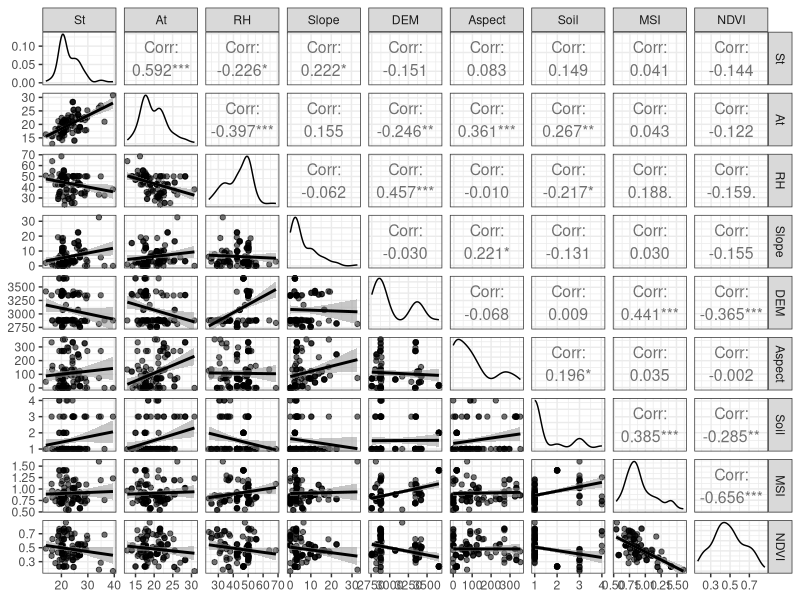
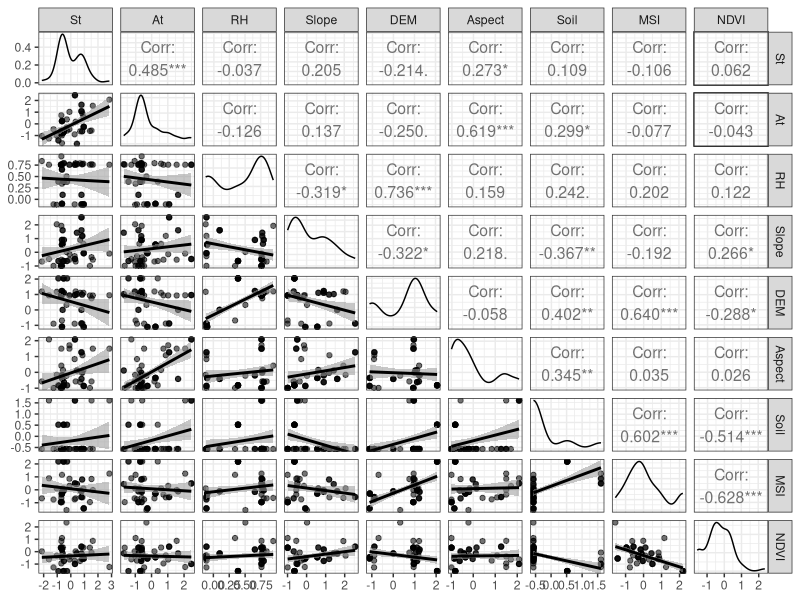
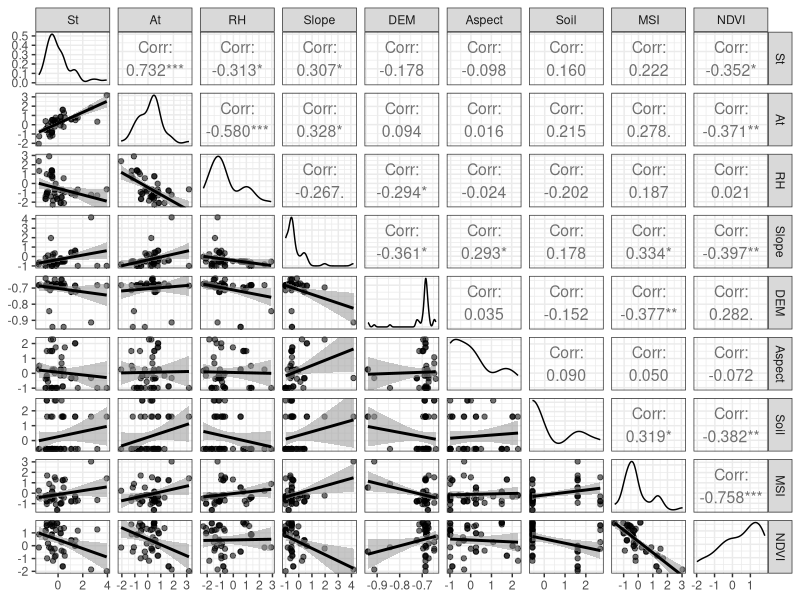
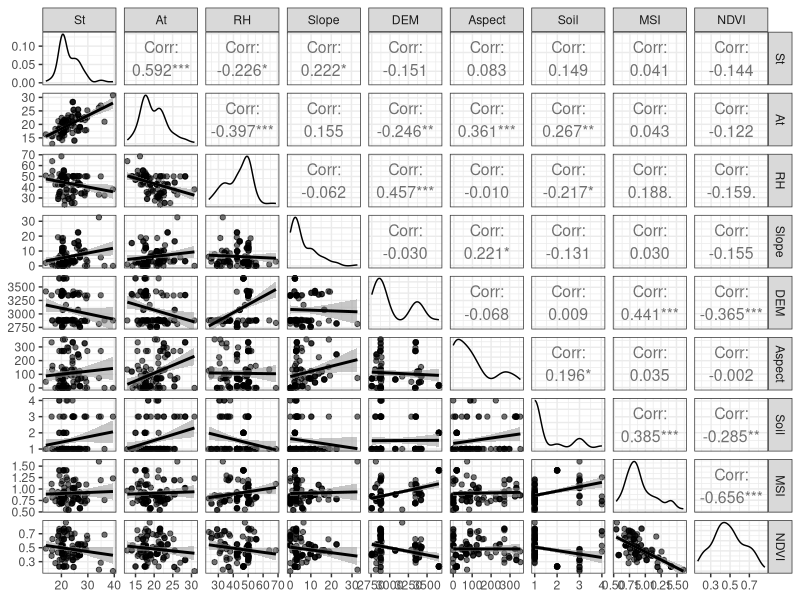
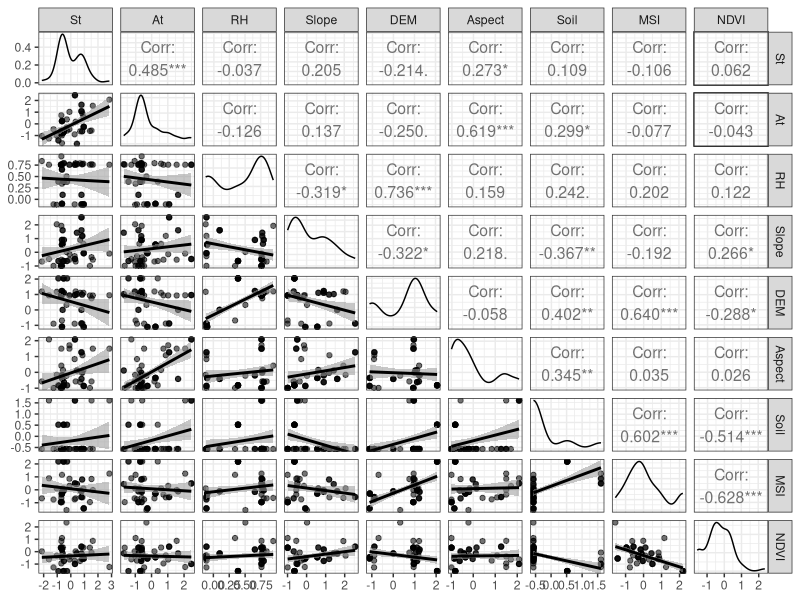
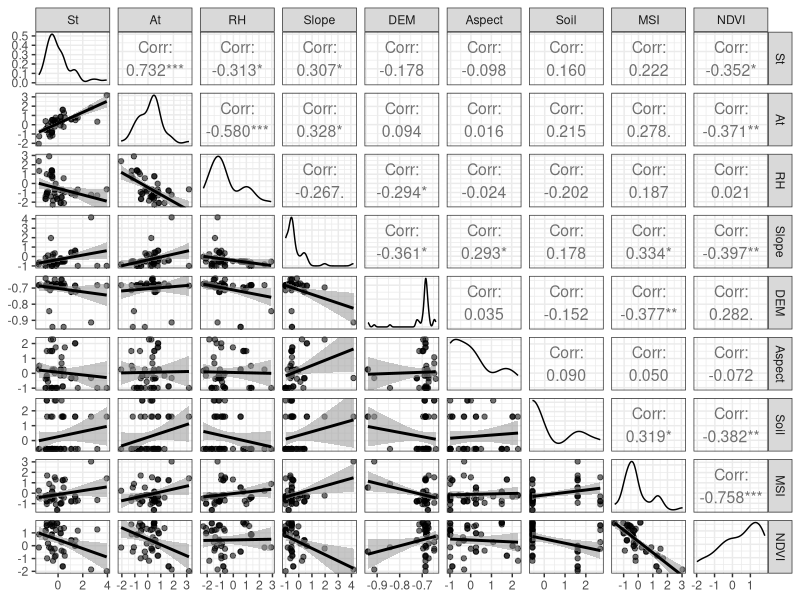

R code for these plots, in order: (Note: this script raises an error after producing the figures.)
## ---- chunk 1
library(tidyverse)
library(ggplot2)
library(GGally)  
## ---- chunk 2
#Enviromental variables database
Sg.env<-read.table("Data/Env_Data/Env_Data.txt",header=T)

#Explore data
str(Sg.env)
summary(Sg.env)
## ---- chunk 3
#Calculate and plot correlations between variables
(Sg_corr_all<-ggpairs(Sg.env[,c(3:11)], #Variables selection
              aes(alpha = 0.5), #Transparency
              upper=list(continuous=wrap("cor",size=4)), #Size of correlation values
              lower=list(continuous="smooth",alpha = 0.3,size=0.1))+ #Add trend line
              theme_bw()) #Canvas definition
## ---- chunk 4
ggsave("Analysis/Env_Vars/Figures/Sg_corr_all.pdf",dpi=300,limitsize=TRUE,
       width=10,height=7)
## ---- chunk 5
#Standardization
Sg.std.env<-as.data.frame(scale(Sg.env[,c(3:11)],center=T,scale=T)) %>% round(digits=4)

#Creation of a new database with standardized values
Sg.std.env<-cbind(Sg.env[,c(1:2)],Sg.std.env)
## ---- chunk 6
#Extraction of P5For samples
Vars_P5For<-filter(Sg.std.env,Site=="P5For")

#Means calculation of P5For samples
P5For.mean<-apply(Vars_P5For[,3:11],MARGIN=2,FUN=mean) %>% round(digits=4)
## ---- chunk 7
#Extraction of P5Agr samples
Vars_P5Agr<-filter(Sg.std.env,Site=="P5Agr") 

#Means calculation of P5Agr samples
P5Agr.mean<-apply(Vars_P5Agr[,3:11],MARGIN=2,FUN=mean) %>% round(digits=4)
## ---- chunk 8
#Extraction of P6For samples
Vars_P6For<-filter(Sg.std.env,Site=="P6For")

#Means calculation of P6For samples
P6For.mean<-apply(Vars_P6For[,3:11],MARGIN=2,FUN=mean) %>% round(digits=4)
## ---- chunk 9
#Extraction of P6Agr samples
Vars_P6Agr<-filter(Sg.std.env,Site=="P6Agr") 

#Means calculation of P6Agr samples
P6Agr.mean<-apply(Vars_P6Agr[,3:11],MARGIN=2,FUN=mean) %>% round(digits=4)
## ---- chunk 10
#Base with means
(Env_all<-as.data.frame(cbind(P5For.mean,P5Agr.mean,P6For.mean,P6Agr.mean)))
## ---- chunk 11
#Base with all variables values of forest sites
Env_For_all<-as.data.frame(rbind(Vars_P5For,Vars_P6For))

#Calculate and plot correlations between variables
(Sg_corr_for<-ggpairs(Env_For_all[,c(3:11)], #Variables selection
                      aes(alpha = 0.5), #Transparency
                      upper=list(continuous=wrap("cor",size=4)), #Size of correlation values
                      lower=list(continuous="smooth",alpha = 0.3,size=0.1))+ #Add trend line
                      theme_bw()) #Canvas definition
## ---- chunk 12
ggsave("Analysis/Env_Vars/Figures/Sg_corr_for.pdf",dpi=300,limitsize=TRUE,
       width=10,height=7)
## ---- chunk 13
#Base with means
Env_For<-as.data.frame(cbind(P5For.mean,P6For.mean))

#Variables selection, skipping DEM
(Env_For<-Env_For[c(1:4,6:9),])
## ---- chunk 14
#Base with all variables values of agricultural sites
Env_Agr_all<-as.data.frame(rbind(Vars_P5Agr,Vars_P6Agr))

#Calculate and plot correlations between variables
(Sg_corr_agr<-ggpairs(Env_Agr_all[,c(3:11)], #Variables selection
                      aes(alpha = 0.5), #Transparency
                      upper=list(continuous=wrap("cor",size=4)), #Size of correlation values
                      lower=list(continuous="smooth",alpha = 0.3,size=0.1))+ #Add trend line
                      theme_bw()) #Canvas definition
## ---- chunk 15
ggsave("Analysis/Env_Vars/Figures/Sg_corr_agr.pdf",dpi=300,limitsize=TRUE,
       width=10,height=7)
## ---- chunk 16
#Base with means
Env_Agr<-as.data.frame(cbind(P5Agr.mean,P6Agr.mean))

#Variables selection, skipping St and NDVI
(Env_Agr<-Env_Agr[c(2:8),])
## ---- chunk 17
write.table(Env_all,file="Data/BayPass/Input_Vars/Env_All.txt",row.names=F,col.names=F,quote=F,sep="\t")
## ---- chunk 18
write.table(Env_For,file="Data/BayPass/Input_Vars/Env_For.txt",row.names=F,col.names=F,quote=F,sep="\t")
## ---- chunk 19
write.table(Env_Agr,file="Data/BayPass/Input_Vars/Env_Agr.txt",row.names=F,col.names=F,quote=F,sep="\t")
